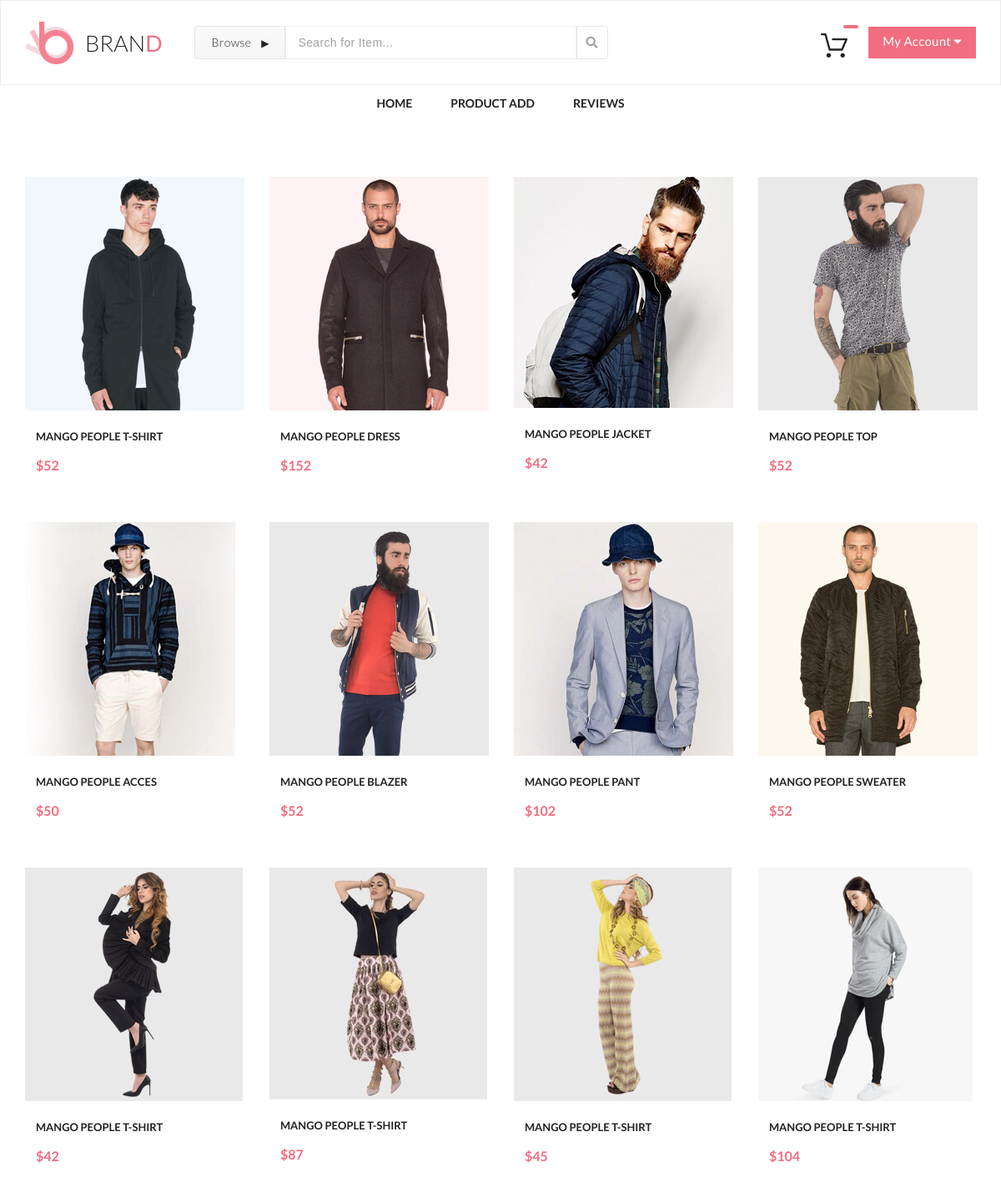
The page / on the database its author committed.
### tables this page shows
CREATE TABLE `gallery` (
  `id` int(11) NOT NULL,
  `address` varchar(30) NOT NULL COMMENT 'путь к картинке',
  `name` varchar(40) NOT NULL DEFAULT 'Mango People T-shirt' COMMENT 'название товара',
  `price` decimal(10,0) NOT NULL,
  `count` int(11) NOT NULL DEFAULT 0 COMMENT 'Количество просмотров'
);

### all/config.php (called while the page is built, shortened)
<?php
function connect()
{
    static $link;
    if (empty($link)) {
        $link = mysqli_connect("localhost", "root", "", "gbphp");
    }
    return $link;
}

### public/index.php (called while the page is built, shortened)
<?php
include ("../all/L7/main.php");

### all/pages/productsPage.php (the view, shortened to what this page needs)
<?php
function index()
{
    $sql = "SELECT id, address, name, price FROM gallery";
    $res = mysqli_query(connect(), $sql);
    while ($row = mysqli_fetch_assoc($res)) {
        $item .= <<<php
                <div class="item">
                    <div class="fetured-item1">
                        <a href="?id={$row['id']}&pages=singleProduct" class="fetured-item">
                           <img src="{$row['address']}" alt="fetured-items">
                           <div class="item-text">
                               <p class="name-item">{$row['name']}</p>
                               <p class="pink-item">\${$row['price']}</p>
                           </div>
                        </a>
                    </div>
                    <div class="add">
                        <a href="?id={$row['id']}&func=addItem&pages=products" class="add-to-card">
                        <img class="cart-white" src="img/cart-white.svg" alt="cart">Add to Cart</a>
                    </div>
                </div>
php;
    }
    $html = <<<php
                <main>
                    <div class="fetured-items-box container">$item</div>
                </main>
php;
    return $html;
}

### all/main.php (shortened to what this page needs)
<?php
include("config.php");
$func = !empty($_GET["func"]) ? $_GET["func"] : "index";
$dir = __DIR__ . "/";
$html = $func();
$file = file_get_contents($dir . "index.html");
$file = str_replace("{CONTENT}", $html, $file);
echo $file;

### public/style.css (style rules this page uses)
* { margin: 0; padding: 0; }
body { font-family: "Lato", sans-serif; }
.container { width: 1140px; margin: 0 auto; }
.logo { color: #222222; font-size: 27px; font-weight: 300; text-transform: uppercase; text-decoration: none; display: flex; align-items: center; margin-right: 37px; }
.header { box-shadow: 0 0 10px rgba(0, 0, 0, 0.17); border: 1px solid #ececec; background-color: #ffffff; }
.img-cart { margin-top: 10px; }
.header-flex { display: flex; justify-content: space-between; height: 100px; align-items: center; }
.header-left { display: flex; align-items: center; }
.header-form { display: flex; align-items: center; }
.header-right { display: flex; align-items: center; }
.pink-D { color: #f16d7f; font-weight: 500; letter-spacing: 1px; }
.cart-box { position: relative; }
.button { padding-left: 17px; padding-right: 17px; height: 38px; display: block; text-decoration: none; color: #ffffff; font-size: 15px; font-weight: 400; letter-spacing: 0.28px; line-height: 34px; background-color: #f16d7f; margin-left: 25px; }
.navigation { background-color: #ffffff; }
.menu-link { color: #222222; font-size: 14px; font-weight: 700; text-transform: uppercase; text-decoration: none; padding: 13px 23px 20px; display: block; }
.menu { display: flex; list-style-type: none; justify-content: center; }
.Browse { border-radius: 3px 0 0 3px; border: 1px solid #e6e6e6; background-color: #cdcdcc; background-image: linear-gradient(to bottom, #f9f9f9 0%, #f5f5f5 100%); color: #222222; font-size: 14px; font-weight: 300; letter-spacing: 0.35px; padding-left: 20px; height: 38px; width: 87px; line-height: 38px; position: relative; }
summary { outline: none; display: block; }
.Browse:after { content: "▶"; padding-left: 1em; font-size: 12px; }
.input-form { width: 317px; height: 38px; border: 1px solid #e6e6e6; background-color: #ffffff; font-size: 14px; font-weight: 300; letter-spacing: 0.35px; padding-right: 15px; padding-left: 15px; opacity: 0.67; position: relative; }
.button-form { color: #a4a4a4; font-size: 14px; font-weight: 400; letter-spacing: 0.35px; padding-left: 11px; padding-right: 11px; line-height: 38px; border-radius: 0 3px 3px 0; border: 1px solid #e6e6e6; background-color: #ffffff; outline: none; }
.img-cart { position: relative; }
.cart-items { background-color: #f16d7f; color: white; padding: 2px 9px; border-radius: 10px; display: flex; justify-content: center; position: absolute; top: 0; right: -13px; }
.fetured-items-box { display: flex; flex-wrap: wrap; margin-top: 60px; justify-content: space-between; }
.fetured-item { text-decoration: none; display: block; }
.name-item { color: #222222; font-size: 13px; font-weight: 600; text-transform: uppercase; }
.pink-item { color: #f16d7f; font-size: 16px; font-weight: 700; text-transform: uppercase; margin-top: 17px; }
.img-logo { margin-right: 13px; }
.item-text { padding: 20px 13px; }
.item { width: 261px; position: relative; margin-bottom: 39px; }
.menu-list { position: relative; }
html, body { height: 100%; }

### rows shown on the page
gallery: address (picture), name "MANGO PEOPLE T-SHIRT", price "52"
gallery: address (picture), name "MANGO PEOPLE DRESS", price "152"
gallery: address (picture), name "MANGO PEOPLE JACKET", price "42"
gallery: address (picture), name "MANGO PEOPLE TOP", price "52"
gallery: address (picture), name "MANGO PEOPLE ACCES", price "50"
gallery: address (picture), name "MANGO PEOPLE BLAZER", price "52"
gallery: address (picture), name "MANGO PEOPLE PANT", price "102"
gallery: address (picture), name "MANGO PEOPLE SWEATER", price "52"
gallery: address (picture), name "MANGO PEOPLE T-SHIRT", price "42"
gallery: address (picture), name "MANGO PEOPLE T-SHIRT", price "87"
gallery: address (picture), name "MANGO PEOPLE T-SHIRT", price "45"
gallery: address (picture), name "MANGO PEOPLE T-SHIRT", price "104"
